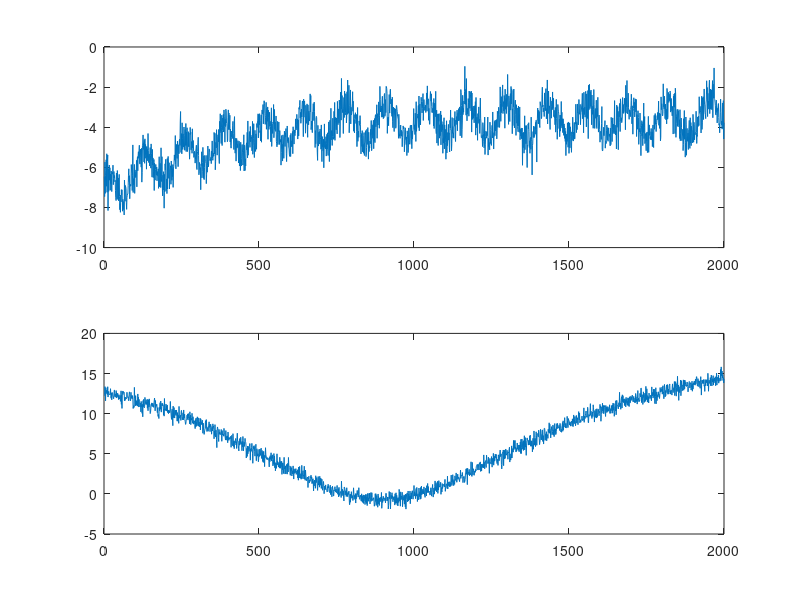
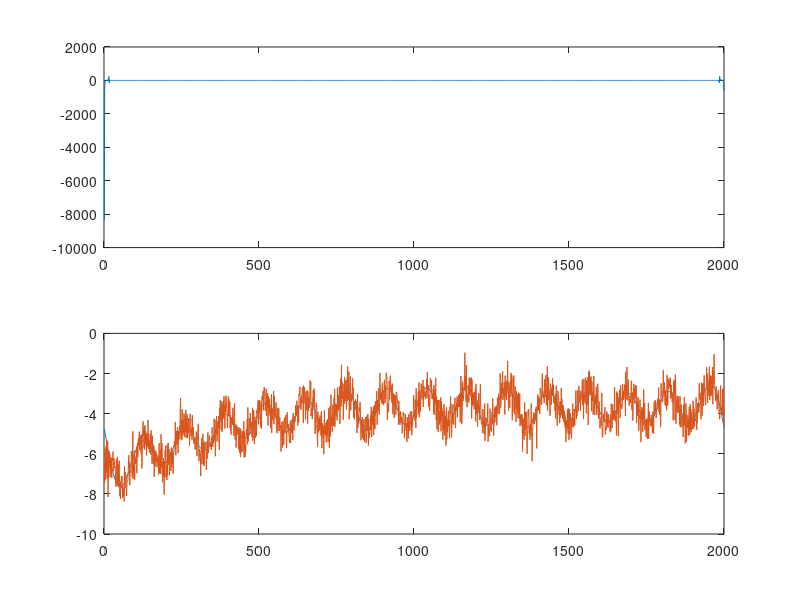
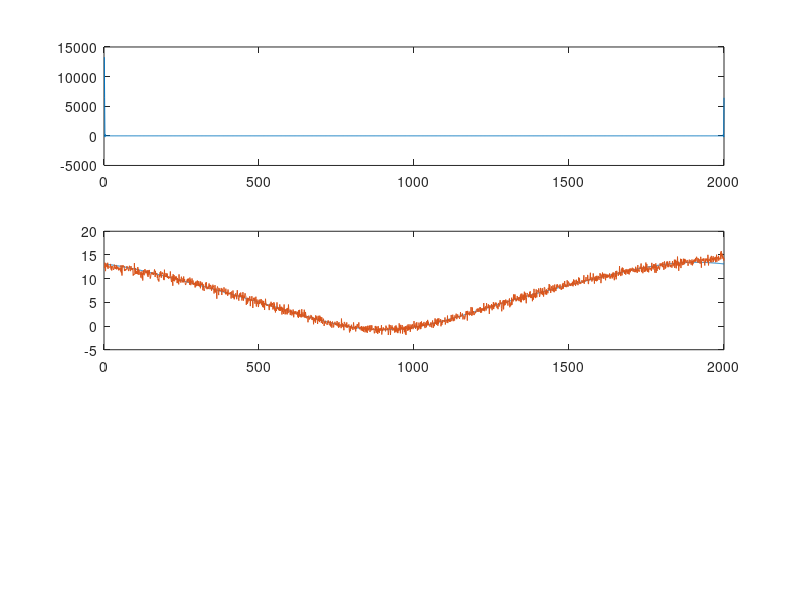

These charts were generated, in order, by the following MATLAB code: (Note: this script raises an error after producing the figures.)
matX = load("ASP_Final_Data.mat","matX");
theta_s_noisy = load("ASP_Final_Data.mat","theta_s_noisy");
theta_i_noisy = load("ASP_Final_Data.mat","theta_i_noisy");
matX = matX.matX;
theta_i_noisy = theta_i_noisy.theta_i_noisy;
theta_s_noisy = theta_s_noisy.theta_s_noisy;
t=[1:length(theta_i_noisy)];
figure(1);
subplot(2,1,1);
plot(t,theta_s_noisy);
subplot(2,1,2);
plot(t,theta_i_noisy);
% 
% [~, w] = ASP_RLS(theta_s_noisy, theta_s_noisy, 0.01, 0.5, 10);
% w = w(:,end);
% theta_s_tmp = ([zeros(1,9) theta_s_noisy]);
% theta_s_hat = zeros(size(theta_s_noisy));
% for i = 1:size(theta_s_noisy,2)
%     x = flip(theta_s_tmp(i:i+9));
%     theta_s_hat(i) = x*conj(w);
% end

figure(2);
fft_s = fft(theta_s_noisy);
fft_s( abs(fft_s) < max(abs(fft_s))/70)=0;
% fft_s = fftshift(fft_s);
% fft_s = fftshift(fft_s);
subplot(2,1,1);
plot(1:length(fft_s), fft_s);

theta_s_ifft = ifft(fft_s);
subplot(2,1,2);
plot(t, theta_s_ifft);
hold on;
% subplot(3,1,3);
plot(t, theta_s_noisy);
hold off;

figure(3);
fft_i = fft(theta_i_noisy);
fft_i( abs(fft_i) < max(abs(fft_i))/70)=0;
% fft_s = fftshift(fft_s);
% fft_s = fftshift(fft_s);
subplot(3,1,1);
plot(1:length(fft_i), fft_i);

theta_i_ifft = ifft(fft_i);
subplot(3,1,2);
plot(t, theta_i_ifft);
hold on;
plot(t, theta_i_noisy);
hold off;

figure(4);
[~,w]=ASP_RLS(theta_i_noisy, theta_i_ifft,0.01, 0.9,10);
theta_i_hat = zeros(size(theta_i_noisy));
tmp = [ones(1,9)*theta_i_noisy(1) theta_i_noisy];
for i = 1:length(theta_i_hat)
    theta_i_hat(i) = w(:,i)'* flip(tmp(i:i+9)).';
end
subplot(211);
plot(t, theta_i_hat);
hold on;
plot(t, theta_i_noisy);
plot(t, theta_i_ifft);
hold off;
subplot(212);
plot(t,theta_i_hat);
hold on;
plot(t, theta_i_ifft);
hold off;